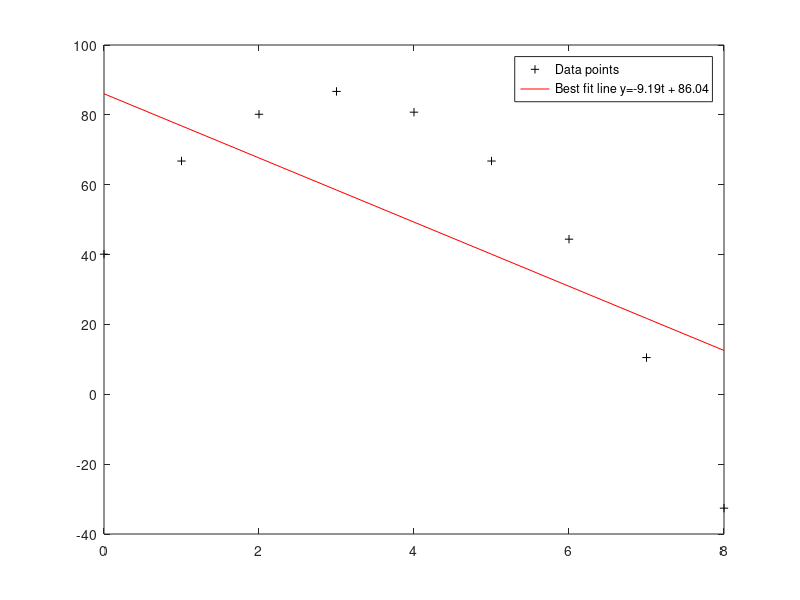

Recreate this plot in MATLAB.
t = [0:8];
y = [40.12 66.78 80.17 86.71 80.77 66.78 44.41 10.51 -32.60];

pc = polyfit(t, y, 1);      % 1 means linear fit
plot(t, y, 'k+');
hold on;
plot(t, polyval(pc, t), 'r-');
txt = sprintf('Best fit line y=%.2ft + %.2f',pc(1),pc(2));
legend('Data points',txt);